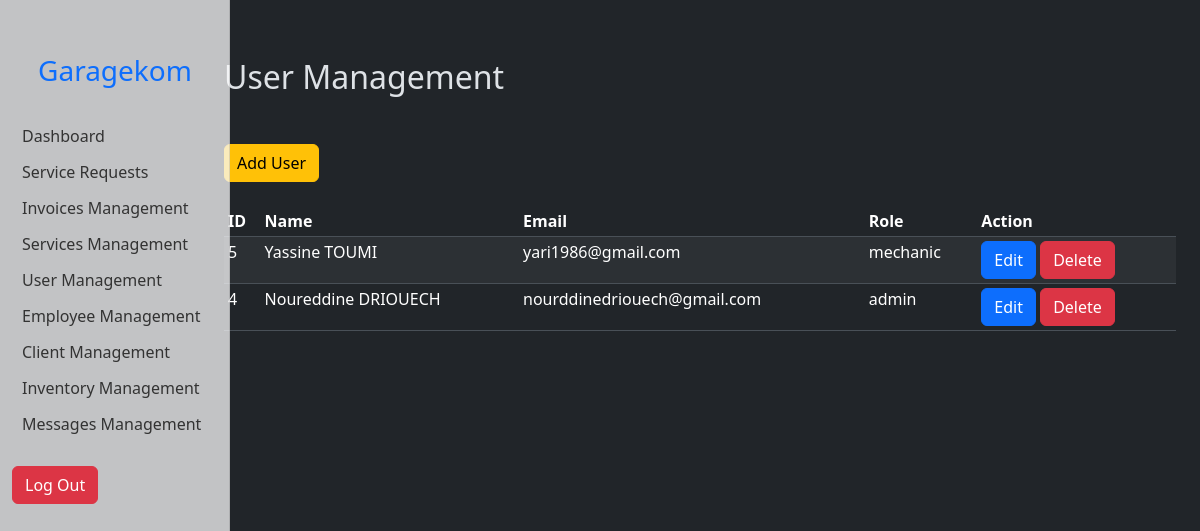
Screenshot of /admin/user-management.php (signed in) with the database file from the repository.
### tables this page shows
CREATE TABLE `users` (
  `user_id` int(11) NOT NULL,
  `username` varchar(255) NOT NULL,
  `user_email` varchar(255) NOT NULL,
  `password_hash` varchar(255) NOT NULL,
  `role` varchar(255) NOT NULL,
  `reset_token` varchar(255) DEFAULT NULL,
  `reset_token_expiry` datetime DEFAULT NULL
);

### admin/user-management.php (the view, shortened to what this page needs)
</head>
<body>
  <div class="container-fluid">
    <div class="row">
      <?php require_once('connect-DB.php') ?>
      <main class="col-md-9 mt-5 ms-sm-auto col-lg-10 px-md-4">
        <h2 class="mb-4">User Management</h2>
        <div class="mb-4">
          <button type="button" class="btn btn-warning mt-4" data-bs-toggle="modal" data-bs-target="#addUser">Add User</button>
        </div>
        <div class="table-responsive">
          <table class="table table-striped table-sm table-hover">
            <thead>
              <tr>
                <th>ID</th>
                <th>Name</th>
                <th>Email</th>
                <th>Role</th>
                <th>Action</th>
              </tr>
            </thead>
            <tbody>
              <?php
              $users = $database->query("SELECT * FROM users ORDER BY user_id DESC");
              $users = $users->fetchAll(PDO::FETCH_ASSOC);
              foreach ($users as $user) {
                echo '
                               <tr>
                                   <td>' . $user["user_id"] . '</td>
                                   <td>' . $user["username"] . '</td>
                                   <td>' . $user["user_email"] . '</td>
                                   <td>' . $user["role"] . '</td>
                                   <td>
                                       <button class="btn btn-primary" data-bs-toggle="modal" data-bs-target="#editUser" data-bs-id="' . $user["user_id"] . '">Edit</button>
                                       <button class="btn btn-danger" data-bs-toggle="modal" data-bs-target="#deleteUser" data-bs-id="' . $user["user_id"] . ')">Delete</button>
                                   </td>
                               </tr>
                               ';
              }
              ?>
            </tbody>
          </table>
        </div>
      </main>
</body>
</html>

### admin/style.css (style rules this page uses)
* { transition: all 0.2s ease-in-out; scroll-behavior: smooth; }
body { font-size: 0.875rem; }
#sidebar { min-width: 230px; max-width: 230px; }
.sidebar { position: fixed; top: 0; bottom: 0; left: 0; z-index: 1000; padding: 48px 0 0; box-shadow: inset -1px 0 0 rgba(0, 0, 0, 0.1); }
.sidebar a { display: block; padding: 6px 0; color: #333; }
main { padding: 10px; }

### rows the page displays
users: user_id "5", username "Yassine TOUMI", user_email "yari1986@gmail.com", role "mechanic"
users: user_id "4", username "Noureddine DRIOUECH", user_email "nourddinedriouech@gmail.com", role "admin"
